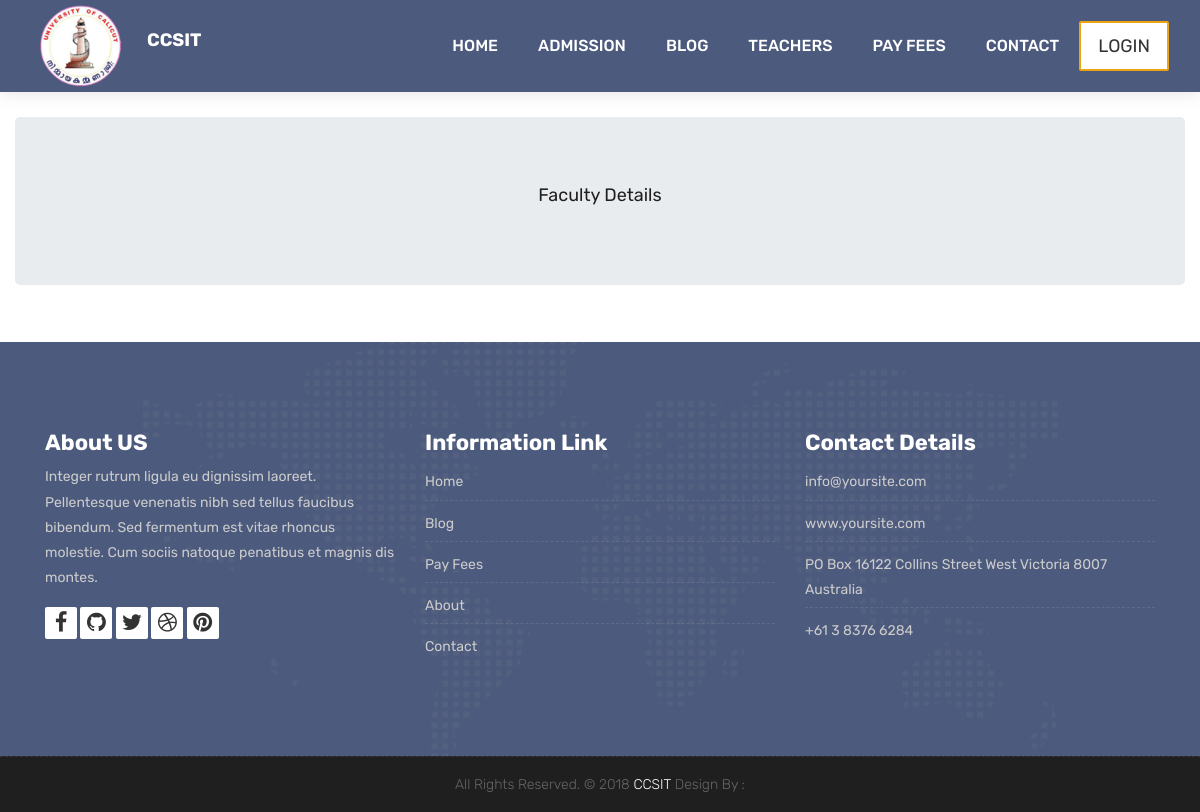
Page /faculty/facultylist/ on the earlier database version.
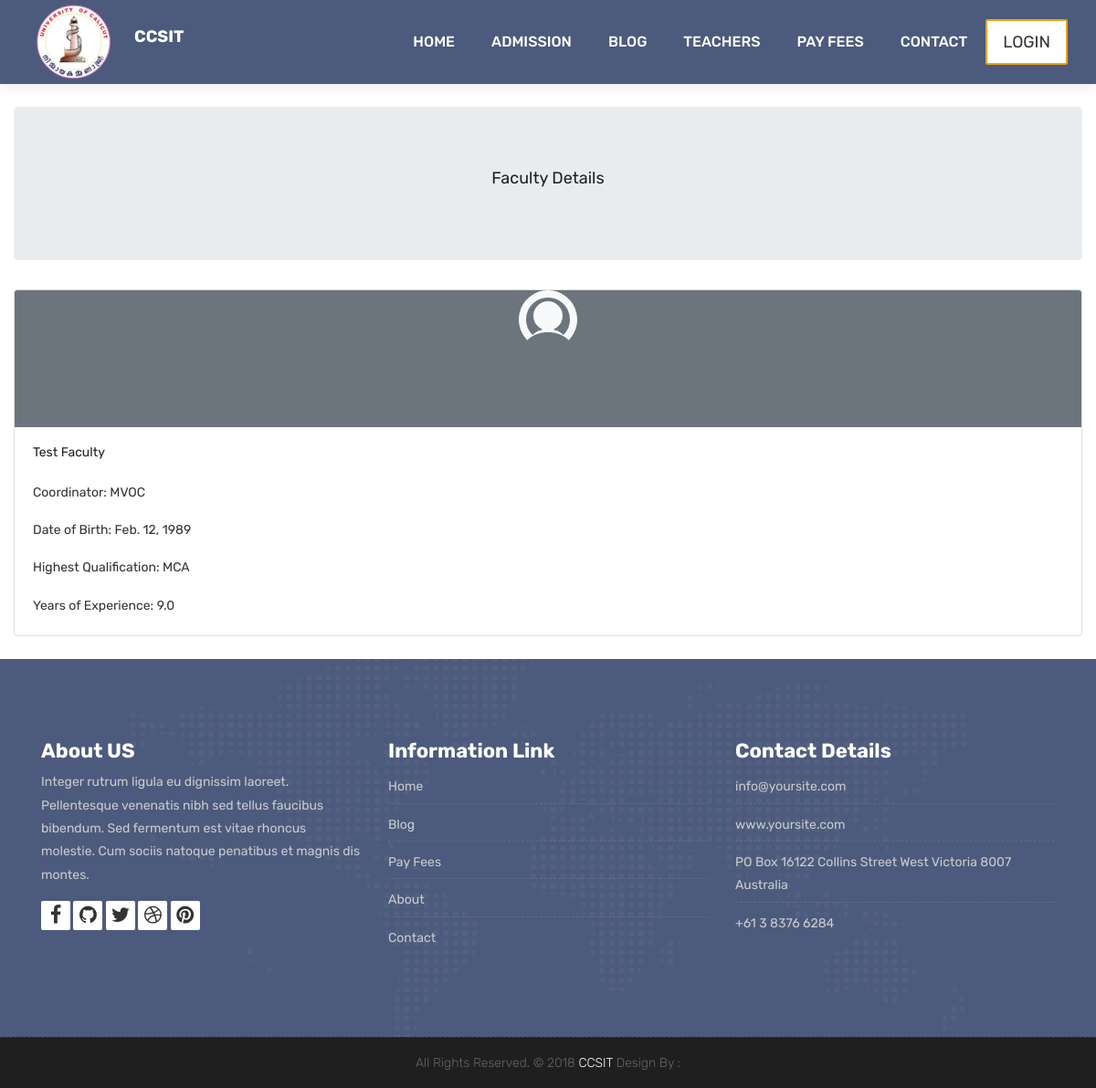
Same page on the later database version.
### faculty/models.py (models this page shows, shortened)
class Faculty(models.Model):
    first_name = models.CharField(max_length=100, validators=[RegexValidator(regex='^[A-Za-z]*$', message=_("Only alphabets allowed"))])
    last_name = models.CharField(max_length=100, validators=[RegexValidator(regex='^[A-Za-z]*$', message=_("Only alphabets allowed"))])
    co_ordinator = models.ForeignKey(Course, on_delete=models.SET_NULL, blank=True, null=True)
    dob = models.DateField(validators=[validate_age], blank=False, null=False)
    highest_qualification = models.CharField(max_length=100, validators=[RegexValidator(regex='^[a-zA-Z0-9.]*$', message=_("Invalid Qualification. Must not have special characters"))])
    years_of_experience = models.FloatField(blank=False, null=False)

### student/models.py (models this page shows)
class Course(models.Model):
    name = models.CharField(max_length=100, validators=[RegexValidator(regex='^[A-Za-z0-9]*$', message=_("Special characters not allowed"))])
    fee_structure = models.ForeignKey('FeeStructure', on_delete=models.SET_NULL, blank=True, null=True)
    def __str__(self) -> str:
        return self.name

### faculty/views.py (the view)
# urls.py: path('facultylist/',get_faculty_list, name="facultylist"),
def get_faculty_list(request):
    faculties = Faculty.objects.all()
    return render(request,template_name="faculty_list.html", context={"faculties":faculties})

### faculty/templates/faculty_list.html (shortened to what this page needs)
{% extends "base.html" %}
{% load static %}
{% block content %}
<br>
<div class="container-fluid">
    <div class="jumbotron text-center">
        <h3 class="mt-1 mb-1">Faculty Details</h3>
    </div>
    <div class="row row-cols-1 row-cols-md-2 g-4">
        {% for faculty in faculties %}
        <div class="col">
            <div class="card h-100">
                <div class="card-img-top bg-secondary text-light text-center" style="height: 150px;">
                </div>
                <div class="card-body">
                    <h5 class="card-title">{{ faculty.first_name }} {{ faculty.last_name }}</h5>
                    <p class="card-text">Coordinator: {{ faculty.co_ordinator }}</p>
                    <p class="card-text">Date of Birth: {{ faculty.dob }}</p>
                    <p class="card-text">Highest Qualification: {{ faculty.highest_qualification }}</p>
                    <p class="card-text">Years of Experience: {{ faculty.years_of_experience }}</p>
                </div>
            </div>
        </div>
        {% endfor %}
    </div>
</div>
<br>
{% endblock content %}

### templates/base.html (shortened to what this page needs)
<!DOCTYPE html>
<html lang="en">
{% load static %}
    <link rel="stylesheet" href="{% static 'css/bootstrap.min.css' %}">
    <link rel="stylesheet" href="{% static 'style.css' %}">
    <link rel="stylesheet" href="{% static 'css/versions.css' %}">
    <link rel="stylesheet" href="{% static 'css/responsive.css' %}">
    <link rel="stylesheet" href="{% static 'css/custom.css' %}">
</head>
<body class="host_version">
	<header class="top-navbar">
		<nav class="navbar navbar-expand-lg navbar-light bg-light">
			<div class="container-fluid">
				<a class="navbar-brand" href="/">
					<img src="{% static 'images/logo.png' %}" alt="" />
				</a>
                <h3 style="color:white;"><b>CCSIT</b></h3>
				<div class="collapse navbar-collapse" id="navbars-host">
					<ul class="navbar-nav ml-auto">
						<li class="nav-item" id="index"><a class="nav-link" href="/">Home</a></li>
						<li class="nav-item"><a class="nav-link" href="{% url "registration_form" %}">Admission</a></li>
						<li class="nav-item dropdown">
							<a class="nav-link dropdown-toggle" href="#" id="dropdown-a" data-toggle="dropdown">Blog </a>
						</li>
						<li class="nav-item"><a class="nav-link" href="{% url "facultylist" %}">Teachers</a></li>
						<li class="nav-item"><a class="nav-link" href="{% url "feepayment" %}">Pay Fees</a></li>
						<li class="nav-item"><a class="nav-link" href="{% url 'contact' %}">Contact</a></li>
					</ul>
					<ul class="nav navbar-nav navbar-right">
						{% if user.is_authenticated %}
                        <li><a class="hover-btn-new log orange" href="{% url "logout" %}" data-toggle="modal" data-target="#logout" onclick="logout();"><span>Logout</span></a></li>
						{%else%}
						<li><a class="hover-btn-new log orange" href="#" data-toggle="modal" data-target="#login"><span>Login</span></a></li>
						{% endif %}
                    </ul>
				</div>
			</div>
		</nav>
	</header>
	{% block content%}
    {% endblock %}
    <footer class="footer">
        <div class="container">
            <div class="row">
                <div class="col-lg-4 col-md-4 col-xs-12">
                    <div class="widget clearfix">
                        <div class="widget-title">
                            <h3>About US</h3>
                        </div>
                        <p> Integer rutrum ligula eu dignissim laoreet. Pellentesque venenatis nibh sed tellus faucibus bibendum. Sed fermentum est vitae rhoncus molestie. Cum sociis natoque penatibus et magnis dis montes.</p>
						<div class="footer-right">
							<ul class="footer-links-soi">
								<li><a href="#"><i class="fa fa-facebook"></i></a></li>
								<li><a href="#"><i class="fa fa-github"></i></a></li>
								<li><a href="#"><i class="fa fa-twitter"></i></a></li>
								<li><a href="#"><i class="fa fa-dribbble"></i></a></li>
								<li><a href="#"><i class="fa fa-pinterest"></i></a></li>
							</ul>
						</div>
                    </div>
                </div>
				<div class="col-lg-4 col-md-4 col-xs-12">
                    <div class="widget clearfix">
                        <div class="widget-title">
                            <h3>Information Link</h3>
                        </div>
                        <ul class="footer-links">
                            <li><a href="#">Home</a></li>
                            <li><a href="{% url "showposts" %}">Blog</a></li>
                            <li><a href="{% url "feepayment" %}">Pay Fees</a></li>
							<li><a href="#">About</a></li>
							<li><a href="{% url 'contact' %}">Contact</a></li>
                        </ul>
                    </div>
                </div>
                <div class="col-lg-4 col-md-4 col-xs-12">
                    <div class="widget clearfix">
                        <div class="widget-title">
                            <h3>Contact Details</h3>
                        </div>
                        <ul class="footer-links">
                            <li><a href="mailto:#">info@yoursite.com</a></li>
                            <li><a href="#">www.yoursite.com</a></li>
                            <li>PO Box 16122 Collins Street West Victoria 8007 Australia</li>
                            <li>+61 3 8376 6284</li>
                        </ul>
                    </div>
                </div>
            </div>
        </div>
    </footer>
    <div class="copyrights">
        <div class="container">
            <div class="footer-distributed">
                <div class="footer-center">
                    <p class="footer-company-name">All Rights Reserved. &copy; 2018 <a href="#">CCSIT</a> Design By : </p>
                </div>
            </div>
        </div>
    </div>
</body>
</html>

Differences in the rows shown:
added Faculty: first_name "Test", last_name "Faculty", co_ordinator "MVOC", dob "Feb. 12, 1989", highest_qualification "MCA", years_of_experience "9.0"
